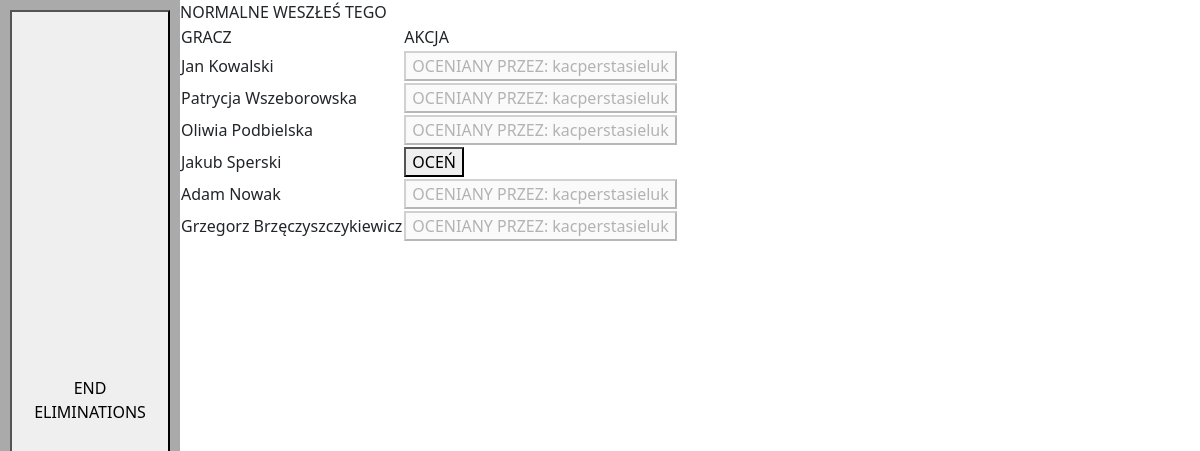
Page /shots/session/6/ (signed in) on the committed database.
### shots/models.py (models this page shows, shortened)
class Player(models.Model):
    name = models.CharField(max_length=255)
    surname = models.CharField(max_length=255)
    license_number = models.CharField(max_length=255)
    club_name = models.CharField(max_length=255)
    judge = models.ForeignKey(settings.AUTH_USER_MODEL, null=True, blank=True, on_delete=models.CASCADE)
    eliminations_score = models.CharField(max_length=255, default="-1,-1,-1,-1,-1,-1,-1,-1,-1,-1,-1,-1,-1,-1,-1,-1,-1,-1,-1,-1")

### shots/views.py (the view, shortened to what this page needs)
# urls.py: path('session/<int:code>/', session_view, name='sessionView'),
@login_required
def session_view(request, code):
    session = Session.objects.get(code=code)
    joined = False
    if (request.user in session.judges.all()):
        joined = True
    return render(request, 'sessionView.html', {'session': session, 'joined': joined, 'status': session.status})

### templates/sessionView.html (shortened to what this page needs)
{% load static %}
{% load bootstrap %}
<!DOCTYPE html>
<html lang="en">
<head>
  <link rel="stylesheet" href="{% static 'css/sessionView.css' %}">
  <link rel="stylesheet" href="https://cdn.jsdelivr.net/npm/bootstrap@5.1.3/dist/css/bootstrap.min.css">
</head>
<body>
  <form class="form" method="POST">
    <div class="sessionCreatorBar">
      {% if joined %}
        {% if status == "lobby" %}
          <input type="hidden" name="status" value="lobby">
          <button class="sessionStartButton" type="submit">
            START GAME
          </button>
        {% elif status == "activeEliminations" %}
          <button class="sessionStartButton" type="submit">
            END ELIMINATIONS
          </button>
        {% else %}
          <button class="sessionCreatorButton" disabled>
            YOU HAVE ALREADY JOINED THIS SESSION
          </button>
        {% endif %}
      {% else %}
        <input type="hidden" name="status" value="notJoined">
        <button class="sessionCreatorButton" type="submit">
          JOIN SESSION
        </button>
      {% endif %}
    </div>
  </form>
    <div class="sessionPanel">
    {% if joined %}
      NORMALNE WESZŁEŚ TEGO
      {% if status == "lobby" %}
        <table>
          <tr><td>GRACZ</td></tr>
          {% for player in session.players.all %}
            <tr><td>{{ player.name }} {{ player.surname }}</td></tr>
          {% endfor %}
        </table>
      {% elif status == "activeEliminations" %}
        <table>
          <tr><td>GRACZ</td><td>AKCJA</td></tr>
          {% for player in session.players.all %}
            <tr>
              <td>{{ player.name }} {{ player.surname }}</td>
              {% if player.judge %}
              <td><button disabled>OCENIANY PRZEZ: {{ player.judge }}</button></td>
              {% else %}
              <td><button>OCEŃ</button></td>
              {% endif %}
            </tr>
          {% endfor %}
        </table>
      {% endif %}
    {% endif %}
    </div>
</body>

### static/css/sessionView.css (style rules this page uses)
body { display: grid; grid-template-columns: 15% 85%; }
.form { grid-column: 1; display: grid; }
.sessionCreatorBar { position: sticky; top: 0; display: grid; grid-template-columns: 1fr; height: 100vh; padding: 10px; background: #aaaaaa; }
.sessionPanel { grid-column: 2; }

### rows in the picture
Player: name "Jan", surname "Kowalski", judge "kacperstasieluk"
Player: name "Patrycja", surname "Wszeborowska", judge "kacperstasieluk"
Player: name "Oliwia", surname "Podbielska", judge "kacperstasieluk"
Player: name "Jakub", surname "Sperski", shows "OCEŃ"
Player: name "Adam", surname "Nowak", judge "kacperstasieluk"
Player: name "Grzegorz", surname "Brzęczyszczykiewicz", judge "kacperstasieluk"
